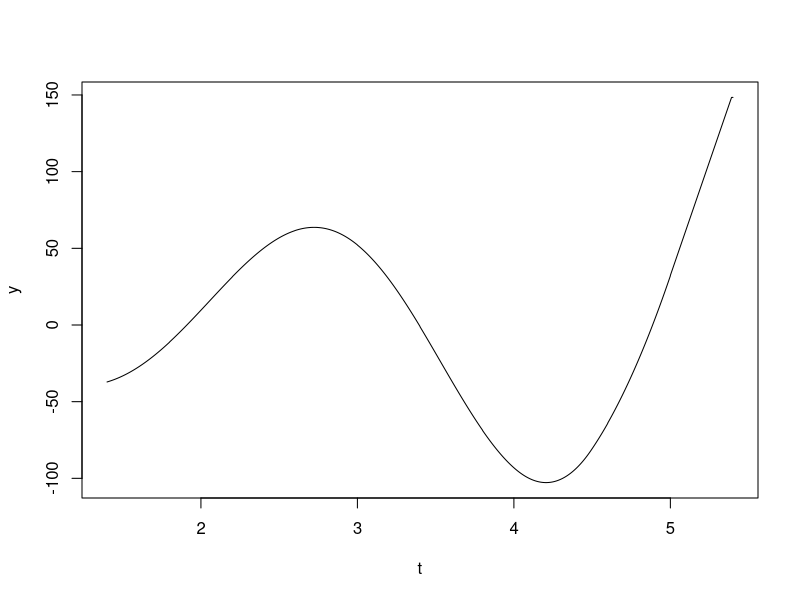

Generate this figure with R:
Res_Equ_Dif_derecha <- function(del1=0, yi=0){
  np = length(yi)
  yf = rep(0, np)

  y1 = yi[np]
  yf[1] = y1

  for (i in 2:np){
    y2 = y1 + del1 * yi[i-1]
    yf[i] = y2
    y1 = y2
  }
  res= yf
}

Res_Equ_Dif_derecha_tao2 <- function(vali= 0, del1=0, ta1=0, ta2=0){
  np = length(ta1)
  yf = rep(0, np)

  y1 = vali
  yf[1] = y1
  
  for (i in 2:np){
    y2 = y1 + del1 * (ta1[i-1]+ta2[i-1])
    yf[i] = y2
    y1 = y2   
  }
  res= yf
}

Res_Equ_Dif_izquierda_tao2 <- function(vali= 0, del1=0, ta1=0, ta2=0){
  print('ta1')
  print(ta1)
  print('ta2')
  print(ta2)
  np = length(ta1)
  yf = rep(0, np)

  y2 = vali
  yf[np] = y2

  for (i in (np-1):1){
    y1 = y2 - del1 * (ta1[i+1]+ta2[i+1])
    yf[i] = y1
    y2 = y1
  }
  print(yf)
  res= yf
}

Res_Equ_Dif_izquierda <- function(del1=0, yi=0){
  np = length(yi)
  yf = rep(0, np)

  y2 = yi[1]
  yf[np] = y2

  for (i in (np-1):1){
    y1 = y2 - del1 * yi[i+1]
    yf[i] = y1
    y2 = y1
  }
  res= yf
}


procesa_drerecha2 <- function(tao1=0,tao2=0, niter=0){
  print('procesa derecha2')
  del = .001
  n = tao2 / del+1
  m = tao1 / del+1
  t = seq(0, tao1, length.out = m)
  yi = rep(1, n)

  tt = c()
  yy = yi

  ni=n-n+1
  mi=n-m+1

  for (i in 1:niter){
    to = (i-1)*tao1 + t 
    tt = c(tt, to)
    y1 = yy[mi:(mi+m)]
    y2 = yy[ni:(ni+m)]
    k = length(yy)
    yi = Res_Equ_Dif_derecha_tao2(yy[k] , del, y1, y2)
    yy = c(yy, yi)
    mi = mi+m
    ni = ni+m
  }
  ret = list(tt, yy)
}

procesa_izquierda2 <- function(tao1=0,tao2=0, niter=0, tf=0){
  print('procesa izquierda2')
  del = .001
  n = tao2 / del+1  
  m = tao1 / del+1
  mt =niter*m - niter

  cat(' m= ',m,' n= ',n, '\n')

  y2 = exp(tf)
  t = tf + seq(0, tao1, length.out = m)  

  yf = rep(y2, n)

  tt = c()
  yy = c(rep(0 ,mt),yf)
  nyy = length(yy)
  ni = nyy
  mi = ni+1-n
  cat(' mi= ',mi,' ni= ',ni, '\n')   
  yini = yy[mi]
  cat ('yini = ', yini, '\n')
  for (i in 1:niter){
    to = t - (i-1)*tao1 
    tt = c(to, tt)
    y1 = yy[mi:(mi+m-1)]
    y2 = yy[(ni-m+1):ni]
    yi = Res_Equ_Dif_izquierda_tao2(yini , del, y1, y2)
    yini = yi[1]
    yy[(mi-m+1):mi] = yi
    mi = mi-m+1
    ni = ni-m+1
  }
#  print(yy)
  ret = list(tt, yy)
}

procesa_izquierda <- function(tao=0, niter=0, tF=0){
  t2 = 0
  t1 = -tao
  del = .001
  ni = (t2-t1) / del

  t = seq(t1, t2, length.out = ni+1)
  yF = exp(tF)
  yi = rep(yF, ni+1)
  
  tt = c()
  yy = c()  
  
  tA = tF + t

  for (i in 1:niter){
    tt = c(tA, tt)
    tA = tA - tao
    yi = Res_Equ_Dif_izquierda(del, yi)
    yy = c(yi, yy)
  }
  ret = list(tt, yy)
}

proc_derecha = 0

if (proc_derecha == 1){
  pp = procesa_drerecha2(.4, .9, 10)
  t = pp[[1]]
  y = pp[[2]]
  nt = length(t)
  ny = length(y)

  y = y[(ny-nt+1):ny]
  plot(t, y, type='l')
} else {
  print('procesa izquierda')

  tf = 5
  pp = procesa_izquierda2(.4, .9, 10, tf)

  t = pp[[1]]
  y = pp[[2]]

  nt = length(t)
  ny = length(y)

#  print(t)
#  print(y)

  y = y[1:nt]

  plot(t, y, type='l')
}
